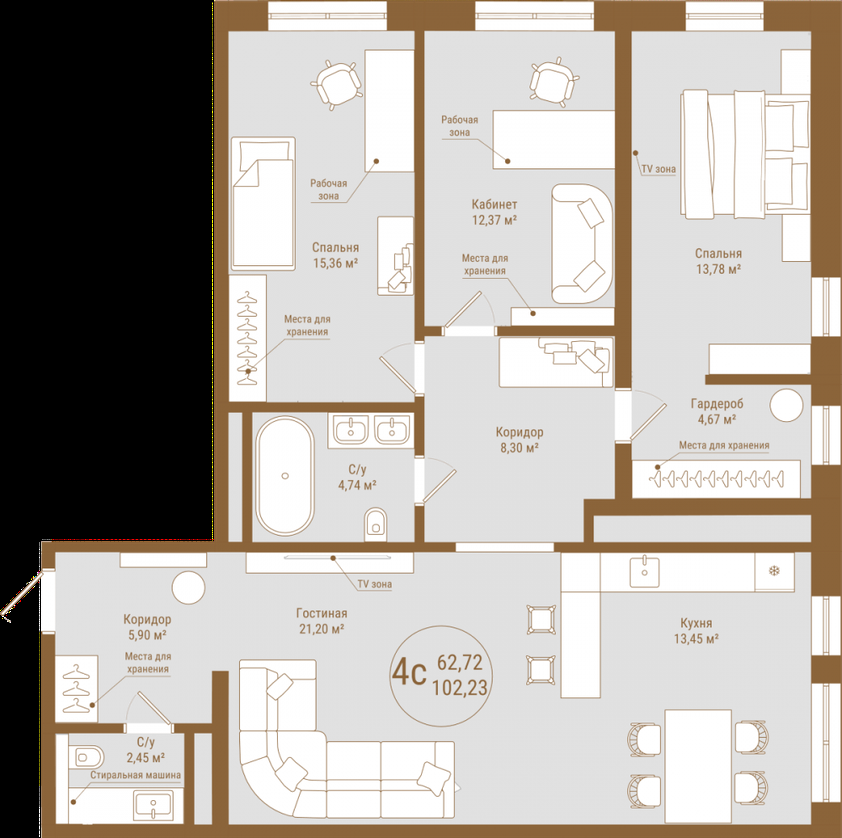
#> input picture prime/4p.png, 842 x 838 px, shrunk from 1000 x 995 before the run
$ python corner.py
#> lines starting #> are read from the running program, lines starting #| are printed output that depends on the picture
import cv2
import numpy as np
import matplotlib.pyplot as plt

img = cv2.imread('prime/4p.png')
#> img is the input picture: shape (838, 842, 3); mean B, G, R 167.7, 173.7, 179.1

# Конвертируем BGR в RGB для корректного отображения в matplotlib
img_rgb = cv2.cvtColor(img, cv2.COLOR_BGR2RGB)

gray_img = cv2.cvtColor(img, cv2.COLOR_BGR2GRAY)
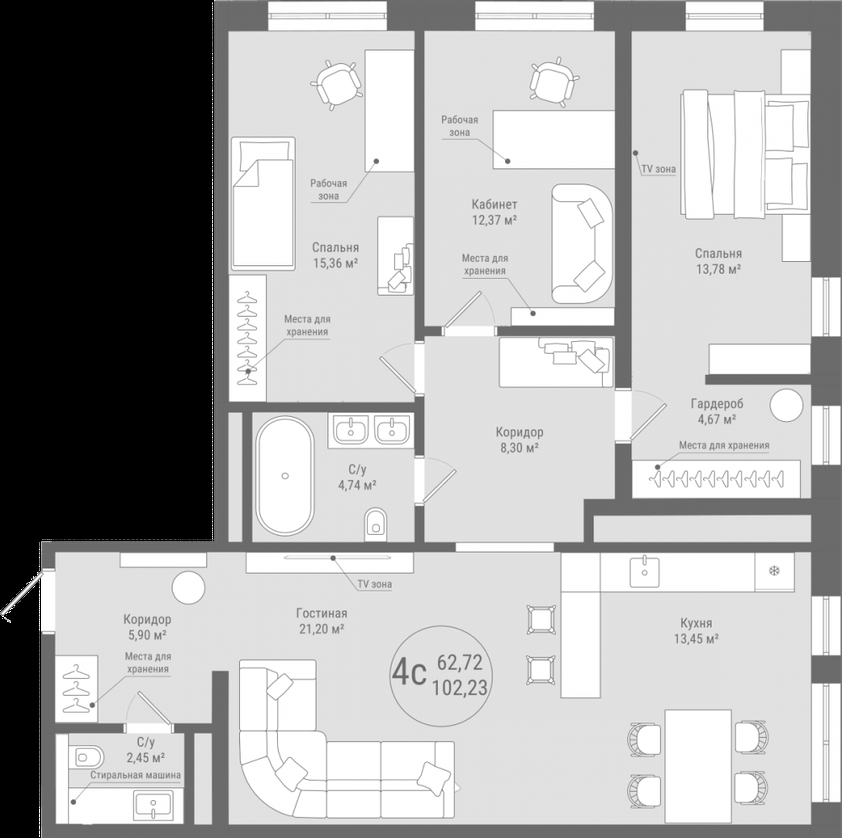
#> gray_img: shape (838, 842); min 0, max 255, mean 174.7

corners = cv2.goodFeaturesToTrack(gray_img, 100, .06, 10)
#> corners = 100 rows, first 8: [10, 622], [33, 576], [10, 610], [476, 2], [423, 397], [423, 454], [43, 633], [630, 444]
corners = np.intp(corners)

for i in corners:
    x, y = i.ravel()
    cv2.circle(img_rgb, (x, y), 3, (255, 0, 0), -1)  # Используем красный цвет (в RGB)
#> this loop made 100 passes
#> (x, y) on passes 1 to 12: (10, 622), (33, 576), (10, 610), (476, 2), (423, 397), (423, 454), (43, 633), (630, 444), (42, 542), (436, 681), (413, 413), (54, 567)
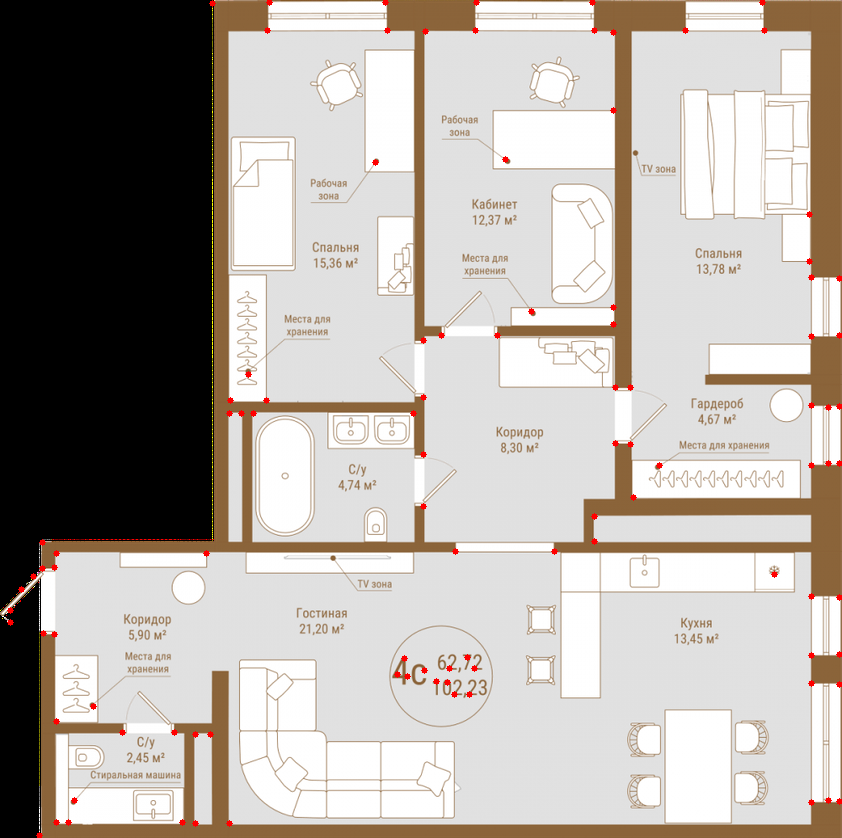
#> img_rgb: shape (838, 842, 3); mean R, G, B 179.4, 173, 167.1

# Показываем изображение через matplotlib
plt.imshow(img_rgb)
#plt.imshow(gray_img)
plt.axis('off')  # Скрываем оси
plt.show()

$ run again, with prime/1p.png copied over prime/4p.png
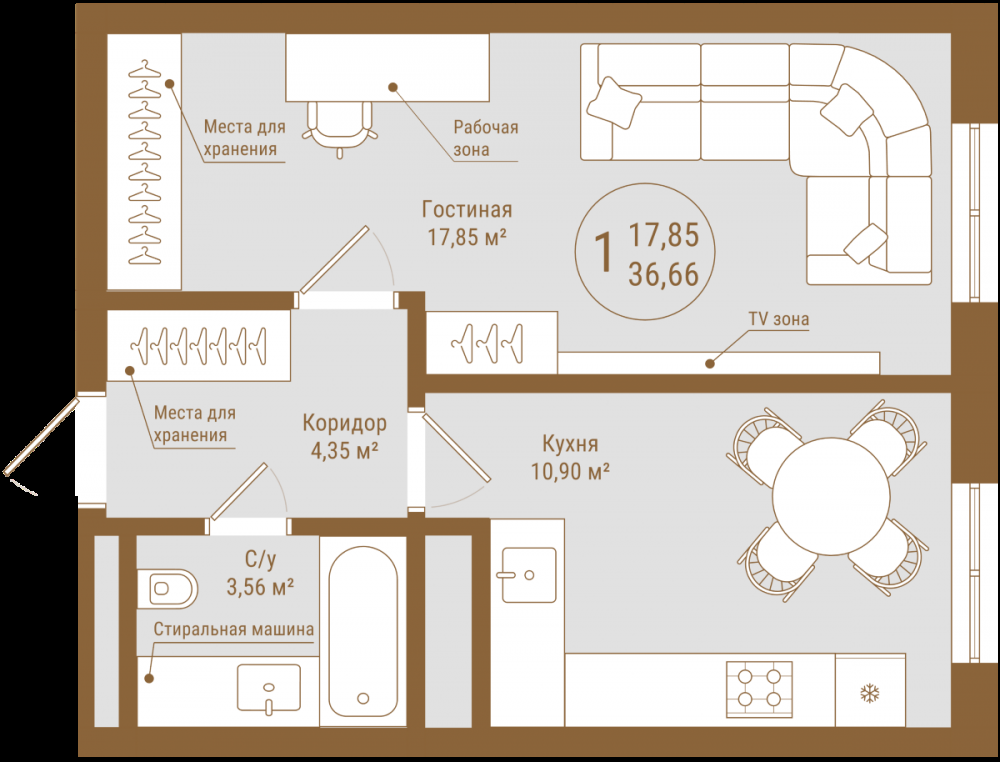
#> input picture prime/1p.png, 1000 x 762 px
#> img is the input picture: shape (762, 1000, 3); mean B, G, R 182.5, 190.4, 197.7
#> `gray_img = cv2.cvtColor(img, cv2.COLOR_BGR2GRAY)`:
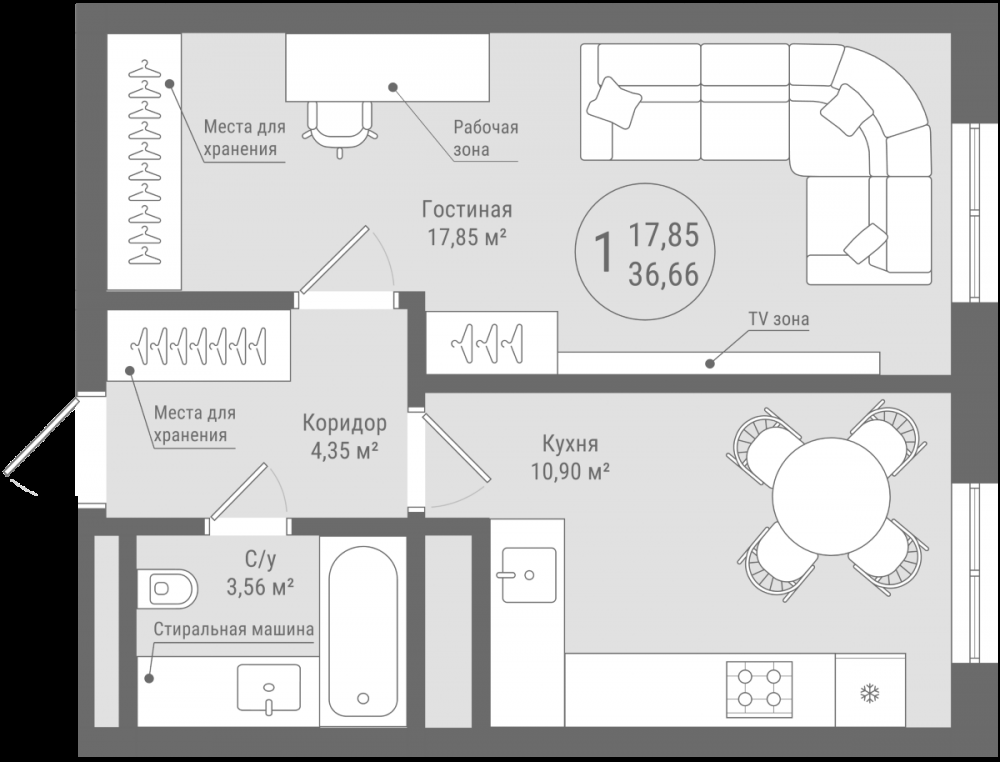
#> gray_img: shape (762, 1000); min 0, max 255, mean 191.7
#> corners = 100 rows, first 8: [10, 480], [77, 496], [37, 495], [73, 411], [996, 662], [996, 301], [996, 484], [79, 507]
#> the loop `for i in corners:` made 100 passes
#> after the loop `for i in corners:`:
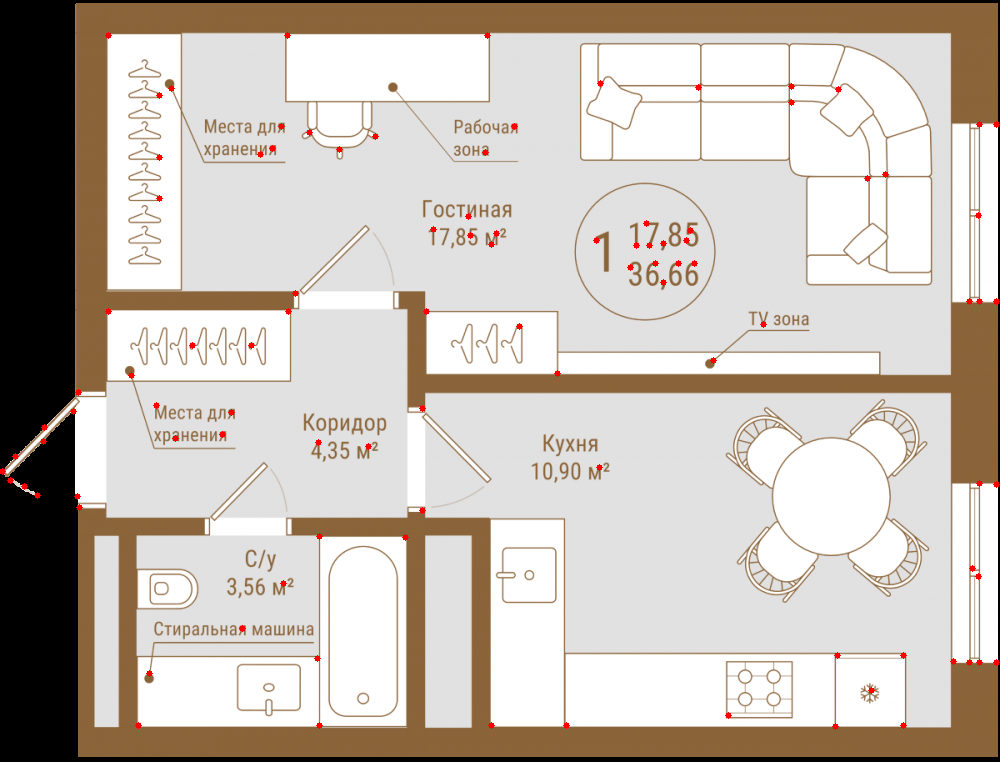
#> img_rgb: shape (762, 1000, 3); mean R, G, B 198, 189.8, 181.9

$ run again, with prime/2p.png copied over prime/4p.png
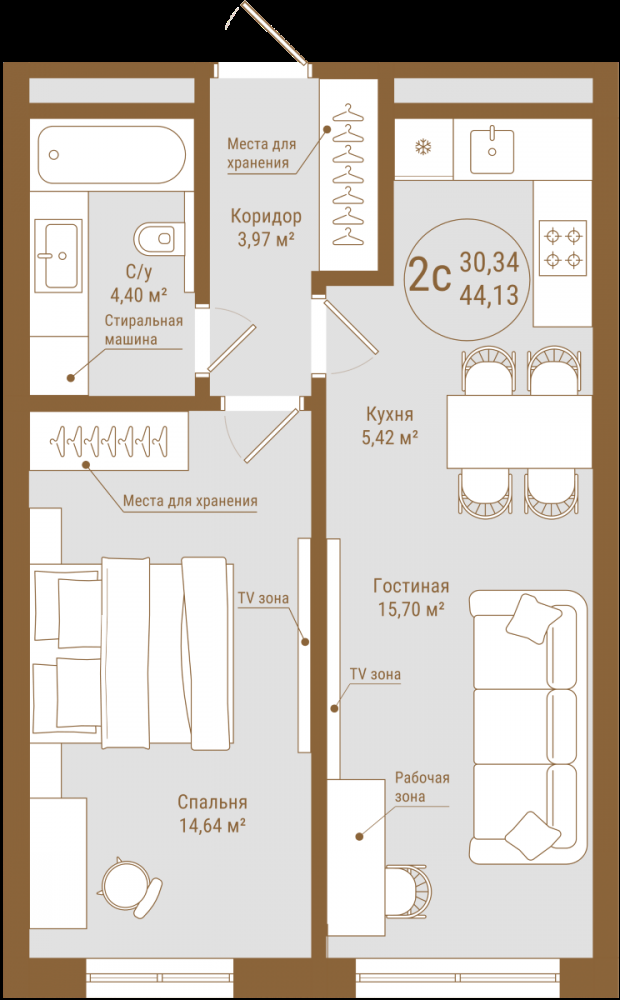
#> input picture prime/2p.png, 620 x 1000 px
#> img is the input picture: shape (1000, 620, 3); mean B, G, R 187.8, 195.5, 202.6
#> `gray_img = cv2.cvtColor(img, cv2.COLOR_BGR2GRAY)`:
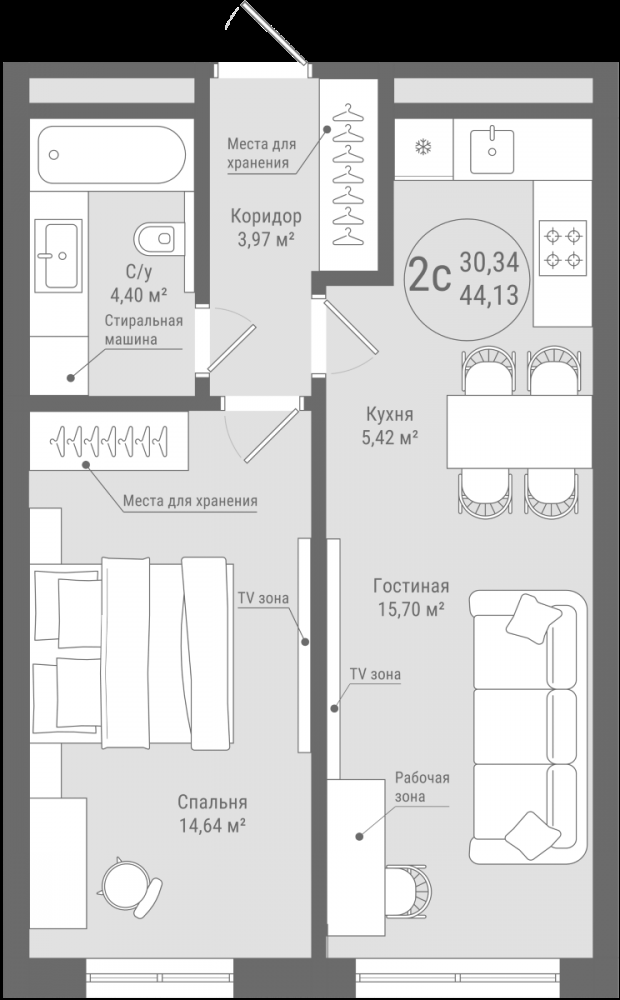
#> gray_img: shape (1000, 620); min 0, max 255, mean 196.7
#> corners = 100 rows, first 8: [238, 7], [225, 29], [356, 996], [296, 60], [232, 996], [559, 996], [86, 996], [271, 25]
#> the loop `for i in corners:` made 100 passes
#> after the loop `for i in corners:`:
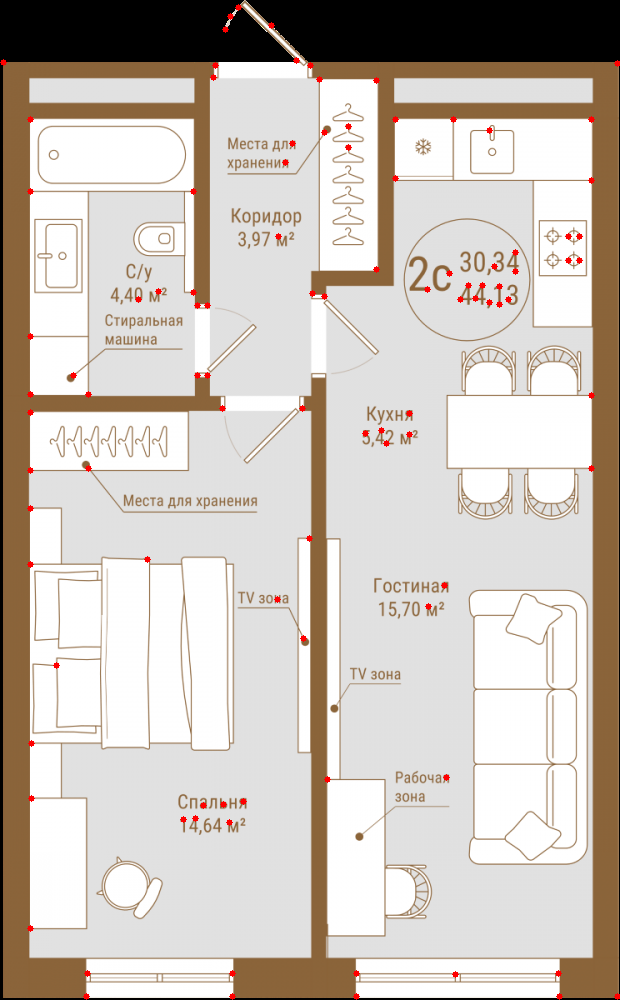
#> img_rgb: shape (1000, 620, 3); mean R, G, B 202.9, 194.7, 187.1

$ run again, with prime/3p.png copied over prime/4p.png
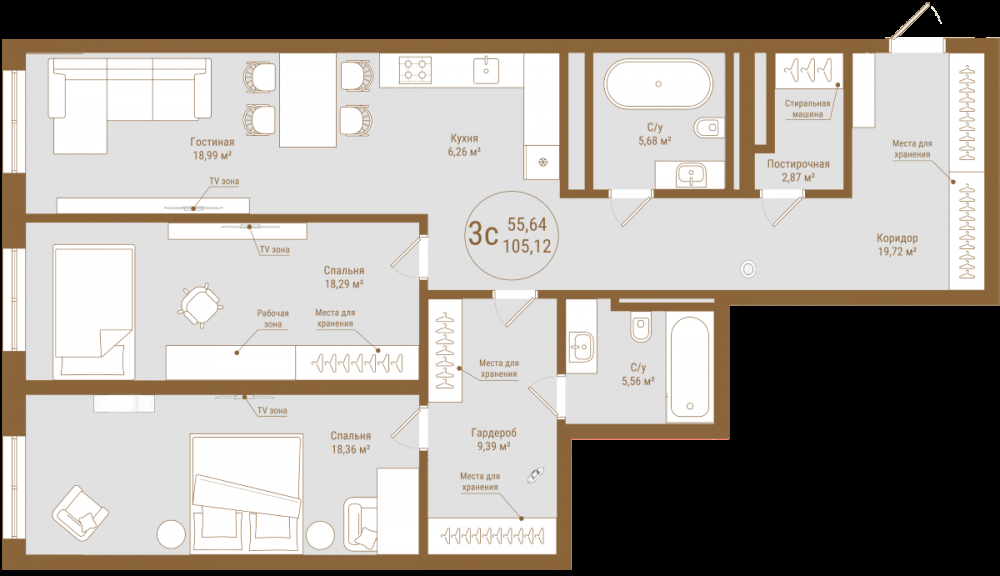
#> input picture prime/3p.png, 1000 x 576 px
#> img is the input picture: shape (576, 1000, 3); mean B, G, R 154.5, 160.2, 165.5
#> `gray_img = cv2.cvtColor(img, cv2.COLOR_BGR2GRAY)`:
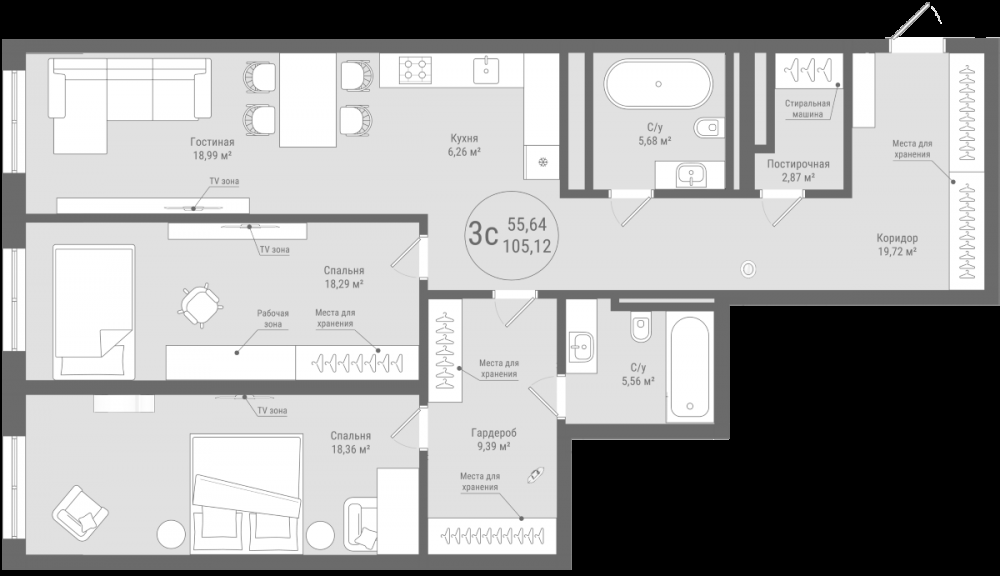
#> gray_img: shape (576, 1000); min 0, max 255, mean 161.2
#> corners = 100 rows, first 8: [941, 23], [931, 6], [885, 37], [902, 35], [3, 350], [572, 441], [3, 436], [3, 70]
#> the loop `for i in corners:` made 100 passes
#> after the loop `for i in corners:`:
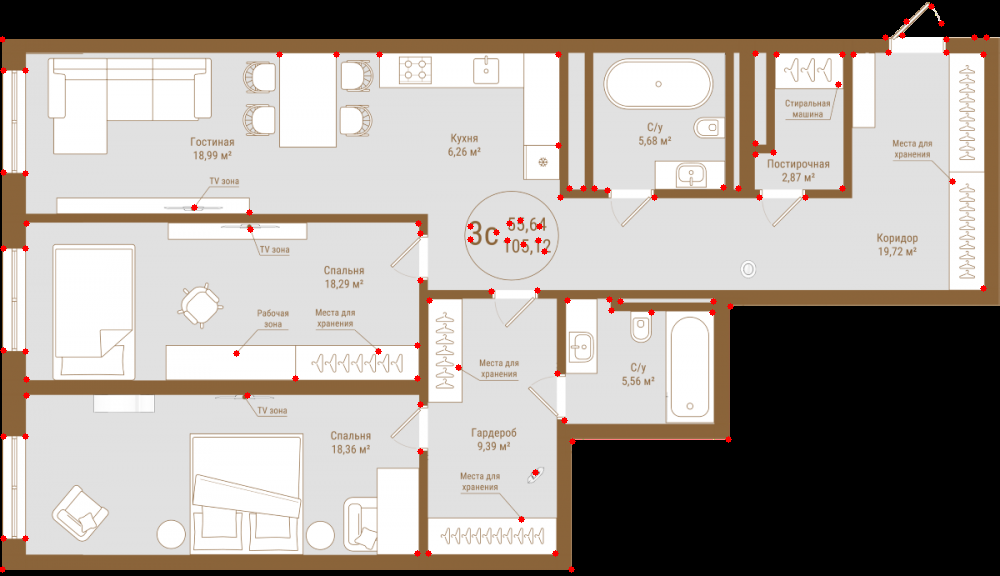
#> img_rgb: shape (576, 1000, 3); mean R, G, B 165.9, 159.4, 153.8
